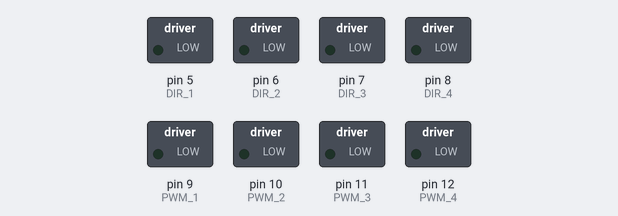
Bench run of a sketch on a simulated Arduino Uno, built with avr-gcc and run on an emulated ATmega328P. Parts: switched loads named in the sketch (green lamp = pin HIGH). At 4.5 s the program stops and its outputs stay as they are.

Above: at 0.1 s.
At 1.6 s:
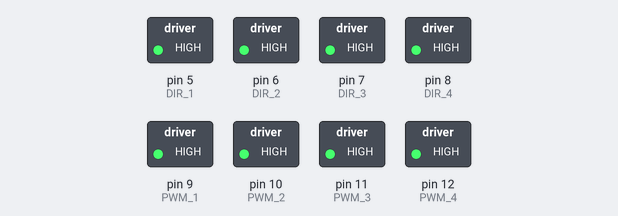
At 3.6 s:
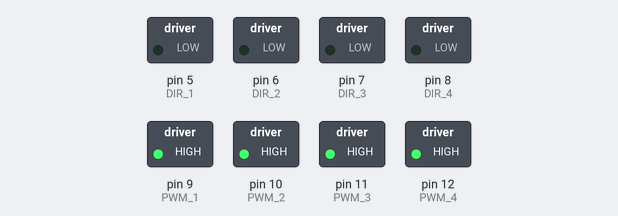
Timing chart, 0 to 6.0 s (numbered marks = the images above):
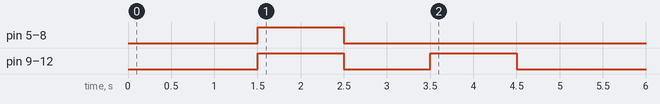

Measured:
- by itself, pin 5 (DIR_1), pin 6 (DIR_2), pin 7 (DIR_3), pin 8 (DIR_4): LOW → HIGH at 1.5 s, → LOW 1.0 s later
- by itself, pin 9 (PWM_1), pin 10 (PWM_2), pin 11 (PWM_3), pin 12 (PWM_4): alternates HIGH for 1.0 s and LOW for 1.0 s

The sketch:

Forward_Test.ino
```cpp
void setup() {
  pinMode(5, OUTPUT); //DIR 1
  pinMode(6, OUTPUT); //DIR 2
  pinMode(7, OUTPUT); //DIR 3
  pinMode(8, OUTPUT); //DIR 4
  pinMode(9, OUTPUT); //PWM 1
  pinMode(10, OUTPUT); //PWM 2
  pinMode(11, OUTPUT); //PWM 3
  pinMode(12, OUTPUT); //PWM 4

}

void loop() {
    delay(1500);

    /*  Straight line test*/

  digitalWrite(5, HIGH);
  digitalWrite(6, HIGH);
  digitalWrite(7, HIGH);
  digitalWrite(8, HIGH);
  digitalWrite(9, HIGH);
  digitalWrite(10, HIGH);
  digitalWrite(11, HIGH);
  digitalWrite(12, HIGH);

  delay(1000);

  /* All motors off*/

  digitalWrite(5, LOW);
  digitalWrite(6, LOW);
  digitalWrite(7, LOW);
  digitalWrite(8, LOW);
  digitalWrite(9, LOW);
  digitalWrite(10, LOW);
  digitalWrite(11, LOW);
  digitalWrite(12, LOW);

  delay(1000);

  /* Run car backwards*/
  digitalWrite(9, HIGH);
  digitalWrite(10, HIGH);
  digitalWrite(11, HIGH);
  digitalWrite(12, HIGH);

  delay(1000);

  digitalWrite(9, LOW);
  digitalWrite(10, LOW);
  digitalWrite(11, LOW);
  digitalWrite(12, LOW);


  while (1);
}
```
